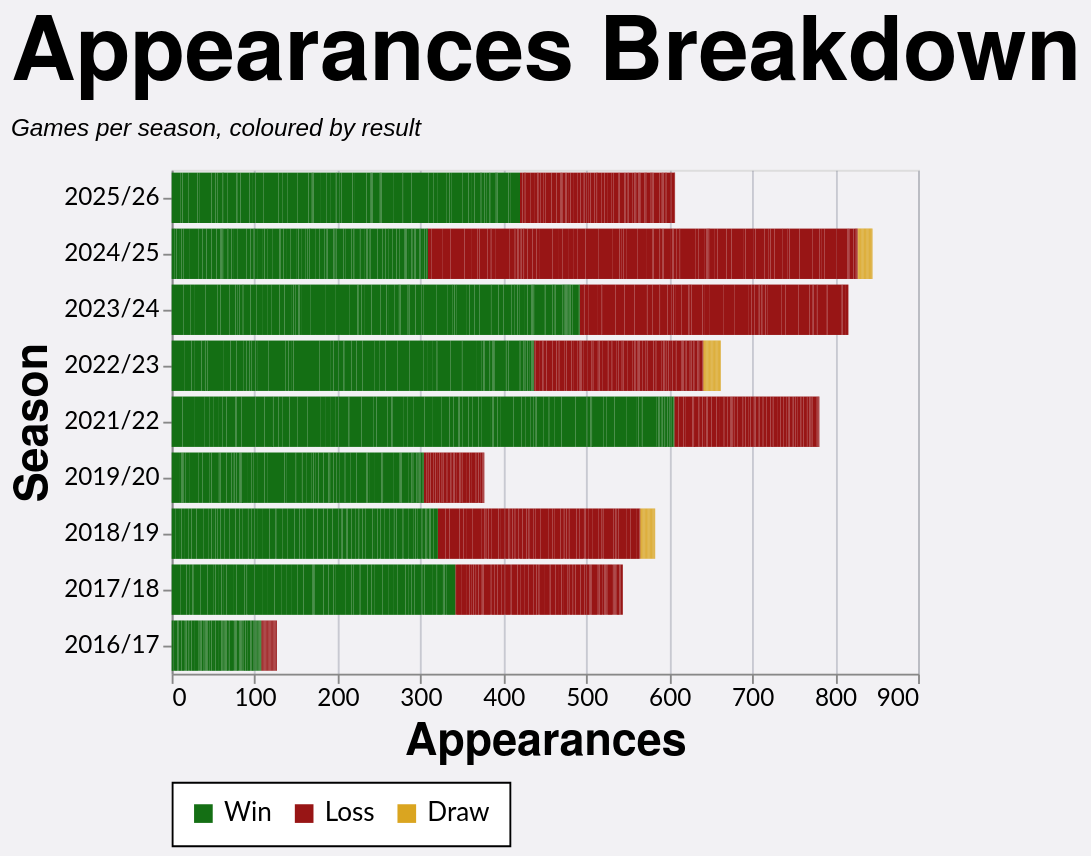

Here is the Vega-Lite specification saved for this chart:
### Vega-Lite specification from a JSON file in a GitHub repository (floating-point values rounded to 4 significant figures; data arrays with more than 128 entries replaced by an {"elided": "..."} marker saying what was removed)
{"config": {"axis": {"labelFont": "Lato, sans-serif", "titleFont": "PT Sans Narrow, Helvetica Neue, Helvetica, Arial, sans-serif", "labelFontSize": 13, "titleFontSize": 24, "gridColor": "#202947", "gridOpacity": 0.2}, "header": {"labelFont": "PT Sans Narrow, Helvetica Neue, Helvetica, Arial, sans-serif", "titleFont": "PT Sans Narrow, Helvetica Neue, Helvetica, Arial, sans-serif", "labelFontSize": 24, "titleFontSize": 28, "labelFontWeight": "bold", "orient": "left"}, "legend": {"labelFont": "Lato, sans-serif", "titleFont": "PT Sans Narrow, Helvetica Neue, Helvetica, Arial, sans-serif", "labelFontSize": 14, "titleFontSize": 16, "titlePadding": 5, "fillColor": "white", "strokeColor": "black", "padding": 10, "titleFontWeight": "lighter", "titleFontStyle": "italic", "titleColor": "gray", "offset": 10}, "title": {"font": "PT Sans Narrow, Helvetica Neue, Helvetica, Arial, sans-serif", "fontSize": 48, "fontWeight": "bold", "anchor": "start", "align": "center", "titlePadding": 20, "subtitlePadding": 10, "subtitleFontSize": 13, "subtitleColor": "", "subtitleFontStyle": "italic", "offset": 15, "color": "black"}, "axisX": {"labelAngle": 0}, "facet": {"title": null, "header": null, "align": {"row": "each", "column": "each"}}, "resolve": {"scale": {"y": "independent", "facet": "independent"}}, "background": "#f2f1f4"}, "data": {"name": "data-d380a35da901eaedccbda72f4e4c8064"}, "mark": {"type": "bar"}, "encoding": {"color": {"field": "color_value", "legend": {"orient": "bottom", "title": null}, "scale": {"domain": ["Win", "Loss", "Draw"], "range": ["#146f14", "#981515", "goldenrod"]}, "sort": {"field": "sum(apps)", "op": "sum", "order": "descending"}, "type": "nominal"}, "tooltip": [{"field": "player", "title": "Player", "type": "nominal"}, {"field": "season", "title": "Season", "type": "nominal"}, {"field": "color_value", "title": "Group", "type": "nominal"}, {"aggregate": "sum", "field": "apps", "title": "Appearances", "type": "quantitative"}], "x": {"aggregate": "sum", "field": "apps", "title": "Appearances", "type": "quantitative"}, "y": {"field": "season", "sort": {"field": "season_sort", "op": "max", "order": "descending"}, "title": "Season", "type": "nominal"}}, "height": {"step": 30}, "title": {"text": "Appearances Breakdown", "subtitle": "Games per season, coloured by result"}, "width": 400, "$schema": "https://vega.github.io/schema/vega-lite/v5.20.1.json", "datasets": {"data-d380a35da901eaedccbda72f4e4c8064": {"elided": "2489 records"}}}
